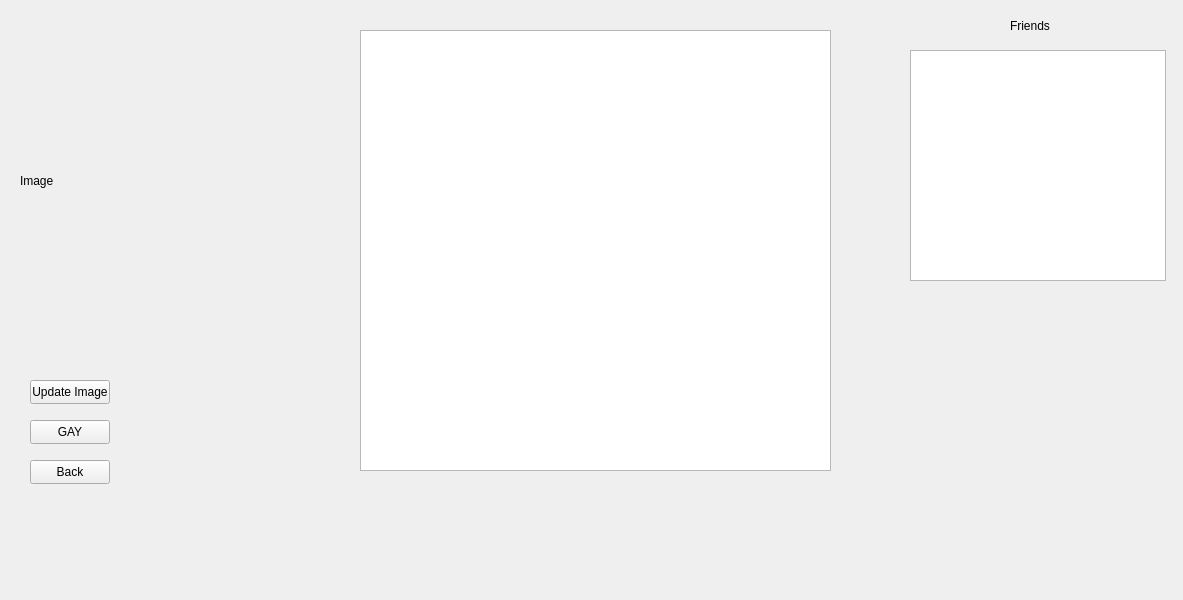
<?xml version="1.0" encoding="UTF-8"?>
<ui version="4.0">
 <class>MainWindow</class>
 <widget class="QMainWindow" name="MainWindow">
  <property name="geometry">
   <rect>
    <x>0</x>
    <y>0</y>
    <width>1183</width>
    <height>600</height>
   </rect>
  </property>
  <property name="sizePolicy">
   <sizepolicy hsizetype="Fixed" vsizetype="Fixed">
    <horstretch>0</horstretch>
    <verstretch>0</verstretch>
   </sizepolicy>
  </property>
  <property name="minimumSize">
   <size>
    <width>1183</width>
    <height>600</height>
   </size>
  </property>
  <property name="maximumSize">
   <size>
    <width>1183</width>
    <height>600</height>
   </size>
  </property>
  <property name="windowTitle">
   <string>MainWindow</string>
  </property>
  <widget class="QWidget" name="centralwidget">
   <widget class="QLabel" name="image">
    <property name="geometry">
     <rect>
      <x>20</x>
      <y>0</y>
      <width>291</width>
      <height>361</height>
     </rect>
    </property>
    <property name="text">
     <string>Image</string>
    </property>
    <property name="scaledContents">
     <bool>true</bool>
    </property>
   </widget>
   <widget class="QPushButton" name="pushButton">
    <property name="geometry">
     <rect>
      <x>30</x>
      <y>460</y>
      <width>80</width>
      <height>24</height>
     </rect>
    </property>
    <property name="text">
     <string>Back</string>
    </property>
   </widget>
   <widget class="QPushButton" name="Gay_button">
    <property name="geometry">
     <rect>
      <x>30</x>
      <y>420</y>
      <width>80</width>
      <height>24</height>
     </rect>
    </property>
    <property name="text">
     <string>GAY</string>
    </property>
   </widget>
   <widget class="QPushButton" name="update_img">
    <property name="geometry">
     <rect>
      <x>30</x>
      <y>380</y>
      <width>80</width>
      <height>24</height>
     </rect>
    </property>
    <property name="text">
     <string>Update Image</string>
    </property>
   </widget>
   <widget class="QLabel" name="FriendLabel">
    <property name="geometry">
     <rect>
      <x>1010</x>
      <y>0</y>
      <width>51</width>
      <height>51</height>
     </rect>
    </property>
    <property name="text">
     <string>Friends</string>
    </property>
   </widget>
   <widget class="QListWidget" name="friendList">
    <property name="geometry">
     <rect>
      <x>910</x>
      <y>50</y>
      <width>256</width>
      <height>231</height>
     </rect>
    </property>
    <property name="font">
     <font>
      <pointsize>15</pointsize>
     </font>
    </property>
    <property name="horizontalScrollBarPolicy">
     <enum>Qt::ScrollBarAsNeeded</enum>
    </property>
   </widget>
   <widget class="QListWidget" name="postsList">
    <property name="geometry">
     <rect>
      <x>360</x>
      <y>30</y>
      <width>471</width>
      <height>441</height>
     </rect>
    </property>
    <property name="font">
     <font>
      <pointsize>15</pointsize>
     </font>
    </property>
    <property name="horizontalScrollBarPolicy">
     <enum>Qt::ScrollBarAsNeeded</enum>
    </property>
   </widget>
  </widget>
 </widget>
 <resources/>
 <connections/>
</ui>
